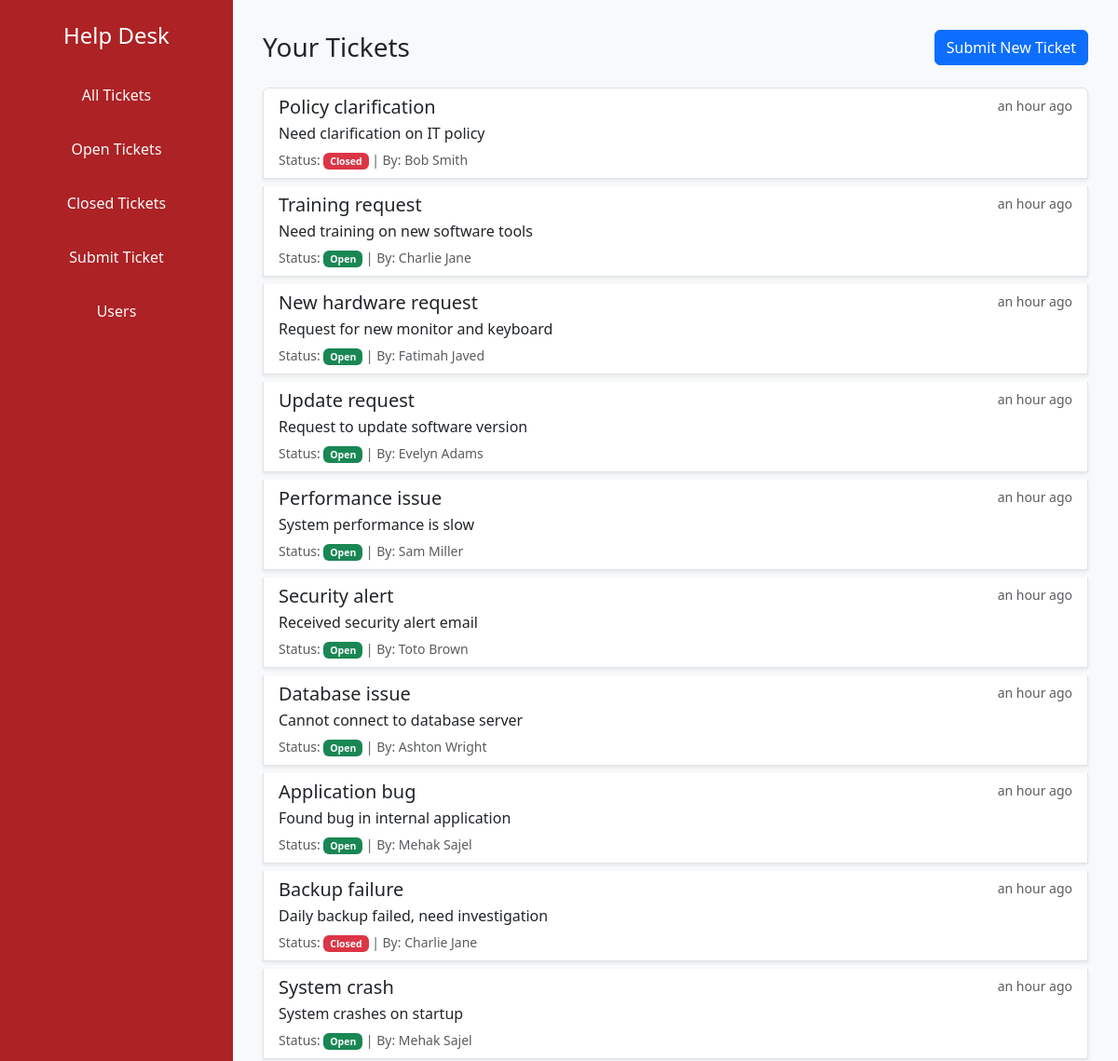
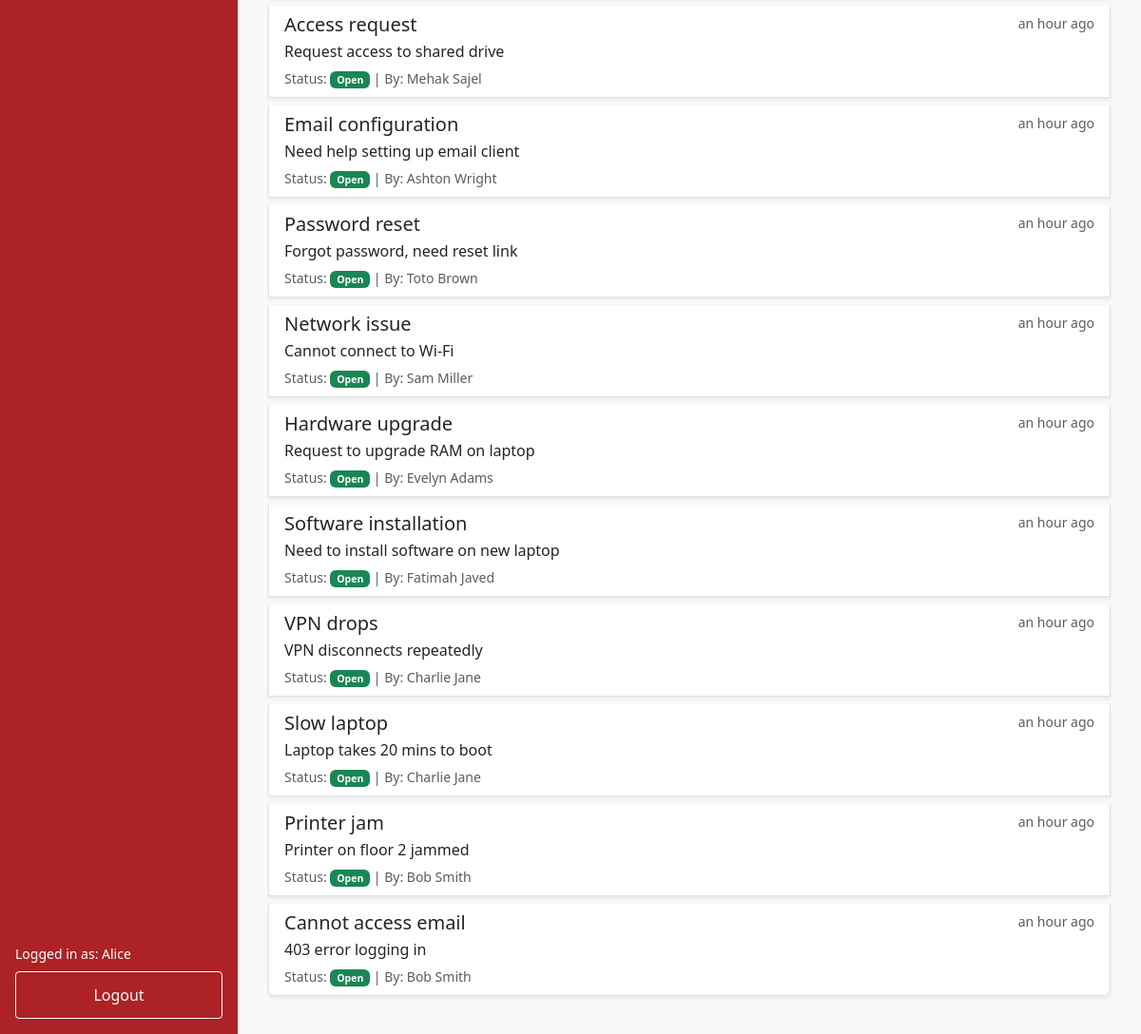
The app's page /dashboard (signed in) with its own data (2 pictures, top to bottom).
### tables this page shows
CREATE TABLE tickets (
    id INTEGER PRIMARY KEY AUTOINCREMENT,
    title TEXT NOT NULL,
    description TEXT NOT NULL,
    status TEXT DEFAULT 'Open',
    user_id INTEGER,
    created_at TIMESTAMP DEFAULT CURRENT_TIMESTAMP,
    updated_at TIMESTAMP DEFAULT CURRENT_TIMESTAMP,
    FOREIGN KEY (user_id) REFERENCES users(id) ON DELETE CASCADE
);

### app.py (the view)
@app.route('/dashboard')
def dashboard():
    if 'user_id' not in session:
        return redirect(url_for('login'))
    db = get_db()
    user_id = session['user_id']
    role = session['role']
    status = request.args.get('status')
    q = '''
        SELECT t.*, u.first_name || ' ' || u.last_name AS creator_name
        FROM tickets t
        JOIN users u ON t.user_id = u.id
    '''
    params = ()
    if role != 'admin':
        q += ' WHERE t.user_id = ?'
        params = (user_id,)
    if status:
        if 'WHERE' in q:
            q += ' AND t.status = ?'
        else:
            q += ' WHERE t.status = ?'
        params += (status,)
    q += ' ORDER BY t.id DESC'
    tickets = db.execute(q, params).fetchall()
    return render_template('show_tickets.html', tickets=tickets)

### app.py (called while the page is built)
def connect_db():
    rv = sqlite3.connect(app.config['DATABASE'])
    rv.row_factory = sqlite3.Row
    return rv

def get_db():
    if 'sqlite_db' not in g:
        g.sqlite_db = connect_db()
    return g.sqlite_db

@app.template_filter('naturaltime')
def naturaltime_filter(value):
    if not value:
        return ''
    try:
        dt = datetime.strptime(value, '%Y-%m-%d %H:%M:%S')
        return humanize.naturaltime(datetime.utcnow() - dt)
    except Exception:
        return value

### templates/show_tickets.html (shortened to what this page needs)
{% extends 'base_dashboard.html' %}
{% block content %}
<div class="d-flex justify-content-between align-items-center mb-4">
  <h3 class="mb-0">Your Tickets</h3>
  <a href="{{ url_for('submit_ticket') }}" class="btn btn-primary">Submit New Ticket</a>
</div>
<div class="list-group">
  {% for ticket in tickets %}
  <a href="{{ url_for('view_ticket', ticket_id=ticket['id']) }}" class="list-group-item list-group-item-action shadow-sm mb-2">
    <div class="d-flex w-100 justify-content-between">
      <h5 class="mb-1">{{ ticket['title'] }}</h5>
      <small class="text-muted">{{ ticket['created_at'] | naturaltime }}</small>
    </div>
    <p class="mb-1 text-truncate">{{ ticket['description'] }}</p>
    <small class="text-muted">
      Status:
      <span class="badge {{ 'bg-danger' if ticket['status'] == 'Closed' else 'bg-success' }}">
        {{ ticket['status'] }}
      </span>
      | By: {{ ticket['creator_name'] }}
    </small>
  </a>
  {% else %}
  <div class="alert alert-info">No tickets found.</div>
  {% endfor %}
</div>
{% endblock %}

### records on screen
tickets: title "Policy clarification", created_at "an hour ago", description "Need clarification on IT policy", status "Closed", creator_name "Bob Smith"
tickets: title "Training request", created_at "an hour ago", description "Need training on new software tools", status "Open", creator_name "Charlie Jane"
tickets: title "New hardware request", created_at "an hour ago", description "Request for new monitor and keyboard", status "Open", creator_name "Fatimah Javed"
tickets: title "Update request", created_at "an hour ago", description "Request to update software version", status "Open", creator_name "Evelyn Adams"
tickets: title "Performance issue", created_at "an hour ago", description "System performance is slow", status "Open", creator_name "Sam Miller"
tickets: title "Security alert", created_at "an hour ago", description "Received security alert email", status "Open", creator_name "Toto Brown"
tickets: title "Database issue", created_at "an hour ago", description "Cannot connect to database server", status "Open", creator_name "Ashton Wright"
tickets: title "Application bug", created_at "an hour ago", description "Found bug in internal application", status "Open", creator_name "Mehak Sajel"
tickets: title "Backup failure", created_at "an hour ago", description "Daily backup failed, need investigation", status "Closed", creator_name "Charlie Jane"
tickets: title "System crash", created_at "an hour ago", description "System crashes on startup", status "Open", creator_name "Mehak Sajel"
tickets: title "Access request", created_at "an hour ago", description "Request access to shared drive", status "Open", creator_name "Mehak Sajel"
tickets: title "Email configuration", created_at "an hour ago", description "Need help setting up email client", status "Open", creator_name "Ashton Wright"
tickets: title "Password reset", created_at "an hour ago", description "Forgot password, need reset link", status "Open", creator_name "Toto Brown"
tickets: title "Network issue", created_at "an hour ago", description "Cannot connect to Wi-Fi", status "Open", creator_name "Sam Miller"
tickets: title "Hardware upgrade", created_at "an hour ago", description "Request to upgrade RAM on laptop", status "Open", creator_name "Evelyn Adams"
tickets: title "Software installation", created_at "an hour ago", description "Need to install software on new laptop", status "Open", creator_name "Fatimah Javed"
tickets: title "VPN drops", created_at "an hour ago", description "VPN disconnects repeatedly", status "Open", creator_name "Charlie Jane"
tickets: title "Slow laptop", created_at "an hour ago", description "Laptop takes 20 mins to boot", status "Open", creator_name "Charlie Jane"
tickets: title "Printer jam", created_at "an hour ago", description "Printer on floor 2 jammed", status "Open", creator_name "Bob Smith"
tickets: title "Cannot access email", created_at "an hour ago", description "403 error logging in", status "Open", creator_name "Bob Smith"

### other values on screen
{{ session.get('first_name', 'Guest') }} "Alice"
